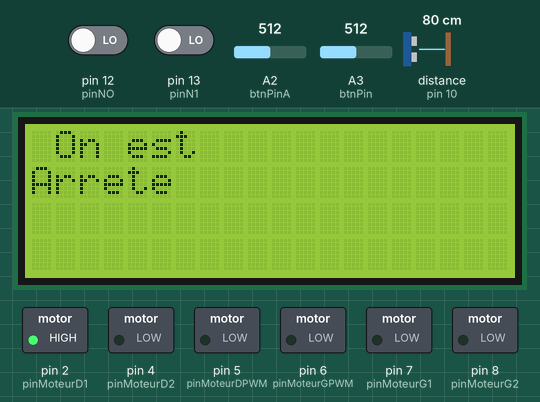
The sketch below on a simulated Arduino Uno, built with avr-gcc and run on an emulated ATmega328P. Shown: 20×4 character LCD, switched loads named in the sketch (green lamp = pin HIGH). The test bench sets the inputs (shaded band); at power-on: A3 (btnPin) = 512, pin 12 (pinNO) LOW, distance to the obstacle (sensor on pin 10) 80 cm, pin 13 (pinN1) LOW, A2 (btnPinA) = 512. The echo pulse lasts 58.3 µs per cm; pins used as bus, display or sensor lines are not drawn; what the sketch prints to the serial monitor is not drawn.

Above: at 1.2 s.
1.3 s: A3 (btnPin) set to 214
2.8 s: A3 (btnPin) set to 188
At 3.9 s:
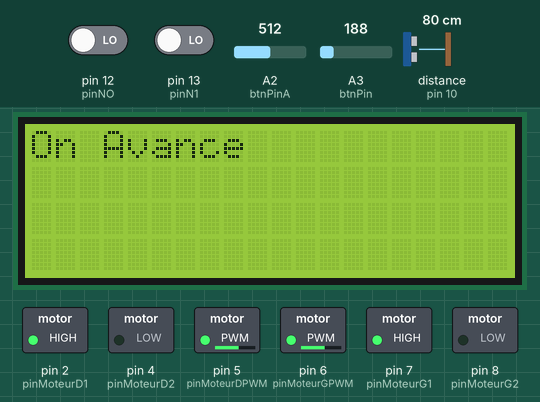
4.3 s: pin 12 (pinNO) driven HIGH
At 5.5 s:
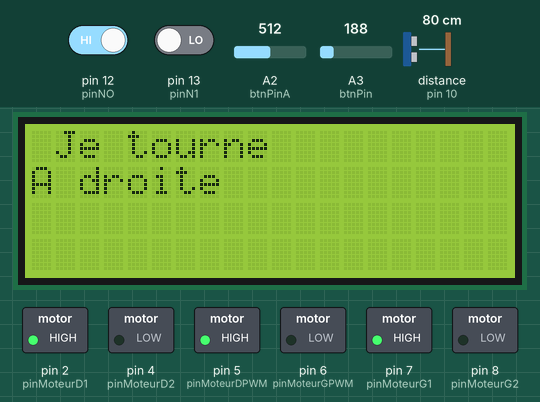
5.8 s: distance to the obstacle (sensor on pin 10) set to 23 cm
7.3 s: distance to the obstacle (sensor on pin 10) set to 19 cm
At 7.6 s:
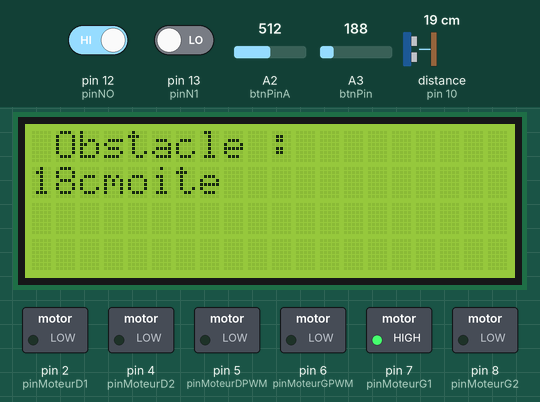
8.8 s: distance to the obstacle (sensor on pin 10) set to 4 cm
At 9.6 s:
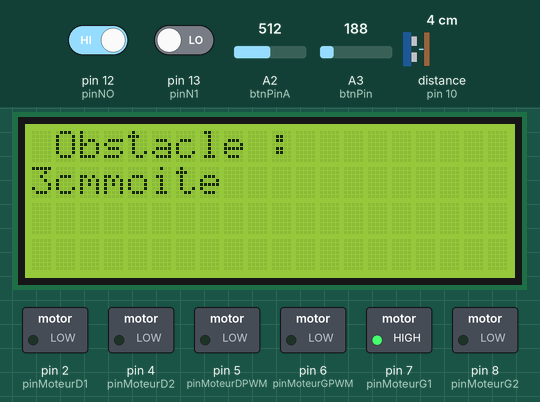
Timing chart, 0 to 11.3 s (numbered marks = the images above; inputs shaded):
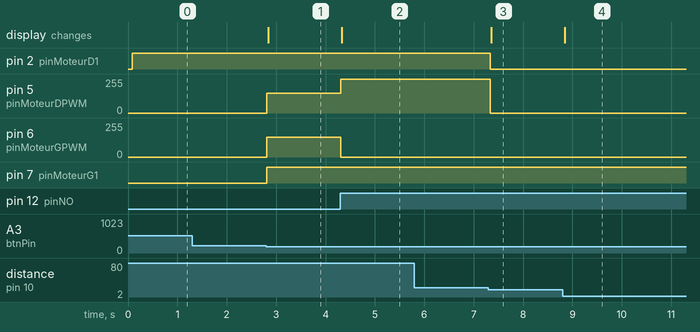

The sketch:

PROGRAMME_ROBOT.ino
```cpp
#include <Wire.h>
#include <LiquidCrystal_I2C.h>
//----- Adressage matériel -----
// En cas de non fonctionnement, mettez la ligne 8 en
// commentaire et retirez le commentaire à la ligne 9.
LiquidCrystal_I2C lcd(0x27, 20, 4);
//LiquidCrystal_I2C lcd(0x3F,20,4);
int pinNO=12;
int pinN1=13;
int pinMoteurD1 = 2; //on initialise nos pins
int pinMoteurD2 = 4;
int pinMoteurDPWM = 5;
int pinMoteurG1 = 7;
int pinMoteurG2 = 8;
int pinMoteurGPWM =6;
int v=0;
const int btnPin  = A3;
const int btnPinA  = A2;
//int etatbouton = 0; // variable qui servira à mémoriser la position du bouton.

// Définition des numéros de port
const int trigPin = 11;  // Trigger (emission)
const int echoPin = 10;  // Echo    (réception)

// Variables utiles
long duree;   // durée de l'echo
int distance; // distance
bool etatbouton;


void setup() {
  int btnVal  = 0;
  pinMode(pinNO, INPUT);
  pinMode(pinN1, INPUT);
  pinMode(pinMoteurD1,OUTPUT);
  pinMode(pinMoteurD2,OUTPUT);
pinMode(btnPin,INPUT_PULLUP);
pinMode(btnPinA,INPUT_PULLUP);
  pinMode(pinMoteurDPWM,OUTPUT); // on dit si ils recoivent ou envoient des valeurs
   pinMode(pinMoteurG1,OUTPUT);
  pinMode(pinMoteurG2,OUTPUT);
  pinMode(pinMoteurGPWM,OUTPUT);
  int v=0;
  Serial.begin(9600);
   lcd.init(); // initialisation de l'afficheur
  pinMode(trigPin, OUTPUT); // Configuration du port du Trigger comme une SORTIE
pinMode(echoPin, INPUT);  // Configuration du port de l'Echo  comme une ENTREE


}

void vitmot(int x, int y)
{
  analogWrite(pinMoteurDPWM, x); //Moteur1
  digitalWrite(pinMoteurD1,HIGH);
  digitalWrite(pinMoteurD2,LOW);
  analogWrite(pinMoteurGPWM, y); //Moteur1
  digitalWrite(pinMoteurD1,HIGH);
  digitalWrite(pinMoteurD2,LOW);
}
void calcul_mesures()
{

  digitalWrite(trigPin, LOW);
  delayMicroseconds(5);
  digitalWrite(trigPin, HIGH);
  delayMicroseconds(10);
  digitalWrite(trigPin, LOW);

    // Écoute de l'écho
  duree = pulseIn(echoPin, HIGH);

  // Calcul de la distance
  distance = duree*0.034/2;
if (distance > 100)
{
   //Serial.print("Distance : ");
 //Serial.print(" erreur");
 //Serial.println("cm");
}
else
{
 //Serial.print("Distance : ");
 //Serial.print(distance);
 //Serial.println("cm");
}
}


void loop()
{
  v=0;
  lcd.setCursor(0, 0);
  lcd.print(" On est         ");
  lcd.setCursor(0, 1);
  lcd.print("Arrete ");

  boolean etatpinNO = digitalRead(pinNO);
  boolean etatpinN1 = digitalRead(pinN1);
  analogWrite(pinMoteurDPWM, 0); //Moteur1
  digitalWrite(pinMoteurD1,HIGH);
  digitalWrite(pinMoteurD2,LOW);
  analogWrite(pinMoteurGPWM, 0); //Moteur1
  digitalWrite(pinMoteurD1,HIGH);
  digitalWrite(pinMoteurD2,LOW);
  int x=0;
  lcd.backlight();

  int btnVal=analogRead(btnPin);
  if(btnVal<200)
    {
      v=1;
      Serial.println(v);
    }

  while (v==1)
  {

  boolean etatpinNO = digitalRead(pinNO);
  boolean etatpinN1 = digitalRead(pinN1);
  int btnVal2=analogRead(btnPinA);

  if(btnVal2<200)
  {
  v=0;
  }
      analogWrite(pinMoteurDPWM, 250); //Moteur1
          analogWrite(pinMoteurGPWM, 250); //Moteur1
  calcul_mesures();
  while (distance < 20)
  {
    Serial.println("Coucou");
    analogWrite(pinMoteurDPWM, 0); //Moteur1
    digitalWrite(pinMoteurD1,LOW);
    digitalWrite(pinMoteurD2,LOW);
    analogWrite(pinMoteurGPWM, 0); //Moteur1
    digitalWrite(pinMoteurD1,LOW);
    digitalWrite(pinMoteurD2,LOW);
    lcd.setCursor(0, 0);
    lcd.print(" Obstacle :       ");
    lcd.setCursor(0, 1);
    lcd.print(distance);
    lcd.print("cm");
    calcul_mesures();
    }

    lcd.backlight();
    if (etatpinN1==1 && etatpinNO==1) //Les 2 capteurs détectent une ligne donc ça met erreur
    {
    Serial.println("erreur");
    analogWrite(pinMoteurDPWM, 150); //Moteur1
    digitalWrite(pinMoteurD1,HIGH);
    digitalWrite(pinMoteurD2,LOW);
    analogWrite(pinMoteurGPWM, 150); //Moteur1
    digitalWrite(pinMoteurD1,HIGH);
    digitalWrite(pinMoteurD2,LOW);
    lcd.setCursor(0, 0);
    lcd.print(" Erreur !       ");
    lcd.setCursor(0, 1);
    lcd.print("                 ");
    x=1;
    }
    if (etatpinNO==1 && x==0)     // si jamais le capteur droit détecte un obstacle
    {
    Serial.println("On tourne a droite");
    analogWrite(pinMoteurDPWM, 255); //Moteur1
    digitalWrite(pinMoteurD1,HIGH);
    digitalWrite(pinMoteurD2,LOW);
    analogWrite(pinMoteurGPWM, 0); //Moteur2
    digitalWrite(pinMoteurG1,HIGH);
    digitalWrite(pinMoteurG2,LOW);
    lcd.setCursor(0, 0);
    lcd.print(" Je tourne");
    lcd.setCursor(0,1);
    lcd.print("A droite");
    }
    if (etatpinN1==1 && x==0) //si jamais le capteur gauche détecte un obstacle
    {
    Serial.println("On tourne a gauche");
    analogWrite(pinMoteurDPWM, 0); //Moteur1
    digitalWrite(pinMoteurD1,HIGH);
    digitalWrite(pinMoteurD2,LOW);
    analogWrite(pinMoteurGPWM, 150); //Moteur2
    digitalWrite(pinMoteurG1,HIGH);
    digitalWrite(pinMoteurG2,LOW);
    lcd.setCursor(0, 0);
    lcd.print(" Je tourne");
    lcd.setCursor(0,1);
    lcd.print("A Gauche");
    }
    if (etatpinN1==0 && etatpinNO==0)  //si les capteurs détectent rien
    {
    analogWrite(pinMoteurDPWM, 150); //Moteur1
    digitalWrite(pinMoteurD1,HIGH);
    digitalWrite(pinMoteurD2,LOW);
    analogWrite(pinMoteurGPWM, 150); //Moteur2
    digitalWrite(pinMoteurG1,HIGH);
    digitalWrite(pinMoteurG2,LOW);
    lcd.setCursor(0, 0);
    lcd.print("On Avance           ");
    lcd.setCursor(0, 1);
    lcd.print("                 ");
  }
  delay(10);
  }
}
```

Measured:
- the behaviour switches between 200 and 199 on A3 (btnPin) (found by bisection; images 0 and 1)
- the behaviour switches between 21 and 20 cm on distance to the obstacle (sensor on pin 10) (found by bisection; images 2 and 3)
- after the input at 1.3 s, every drawn part: stays the same
- after the input at 2.8 s, pin 5 (pinMoteurDPWM), pin 6 (pinMoteurGPWM): 0/255 → 150/255 at once; pin 7 (pinMoteurG1): LOW → HIGH at once; the display: changes at once (image 1)
- after the input at 4.3 s, pin 5 (pinMoteurDPWM): 150/255 → 255/255 at once; pin 6 (pinMoteurGPWM): 150/255 → 0/255 at once; the display: changes at once (image 2)
- after the input at 7.3 s, pin 2 (pinMoteurD1): HIGH → LOW at once; pin 5 (pinMoteurDPWM): 255/255 → 0/255 at once; the display: changes after 0.05 s (image 3)
- after the input at 8.8 s, the display: changes at once (image 4)
